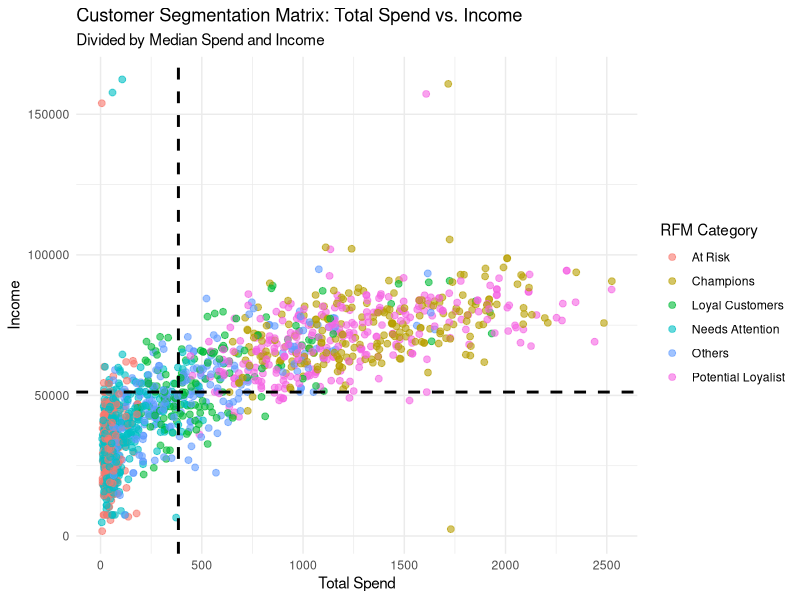
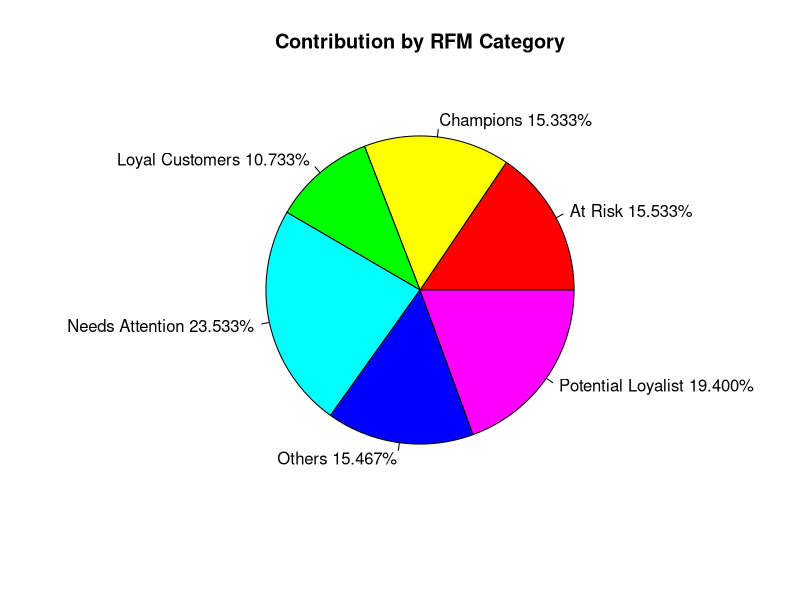
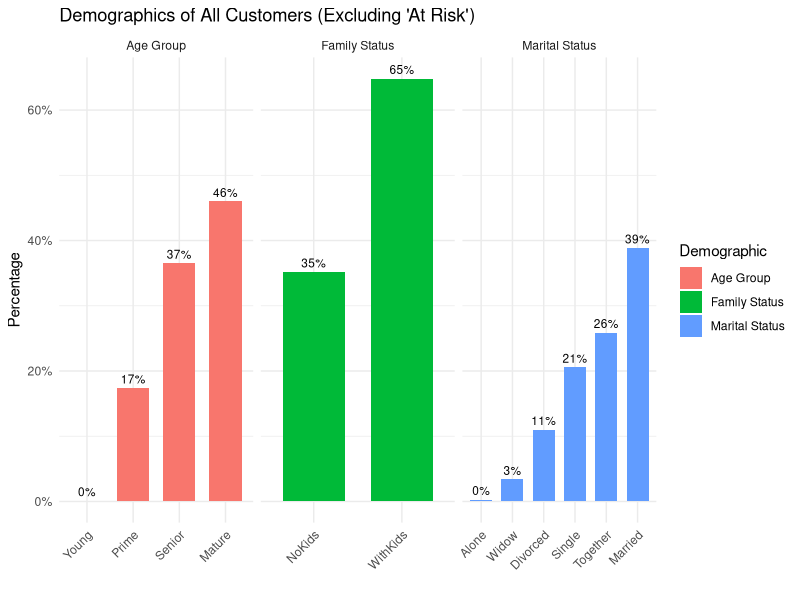
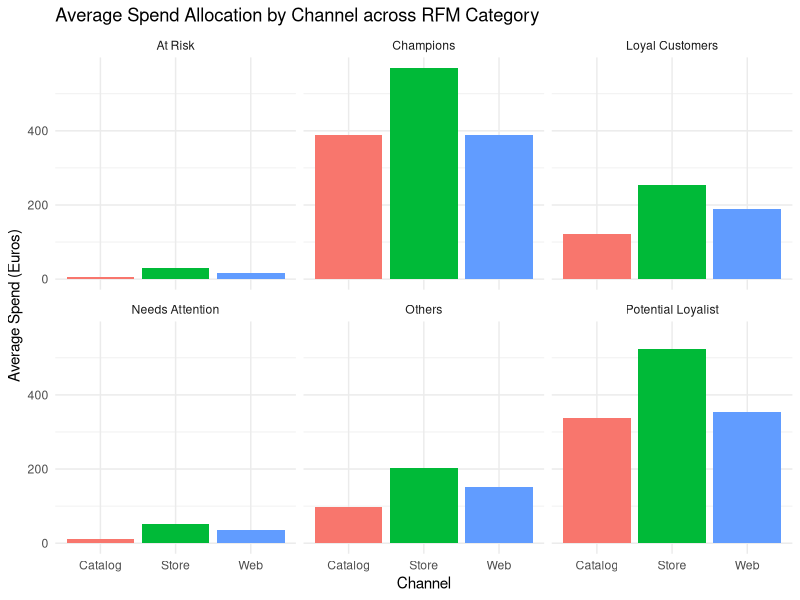
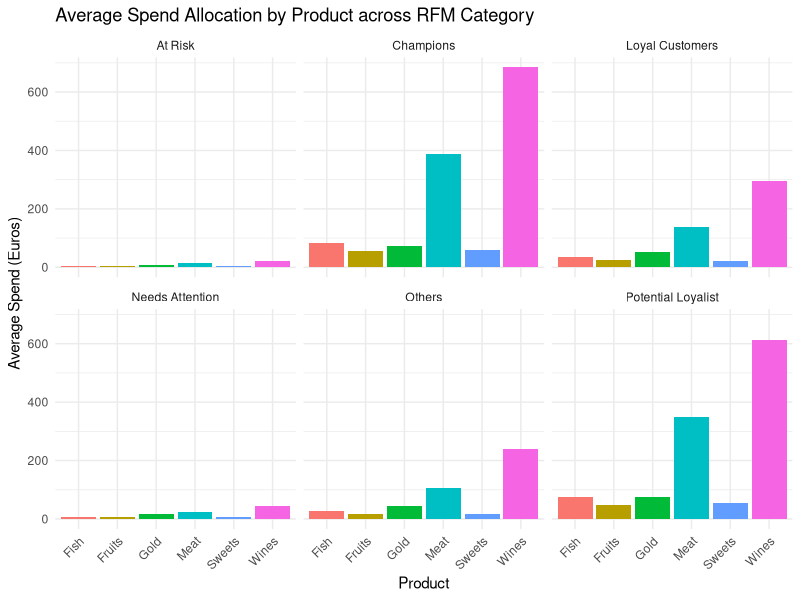
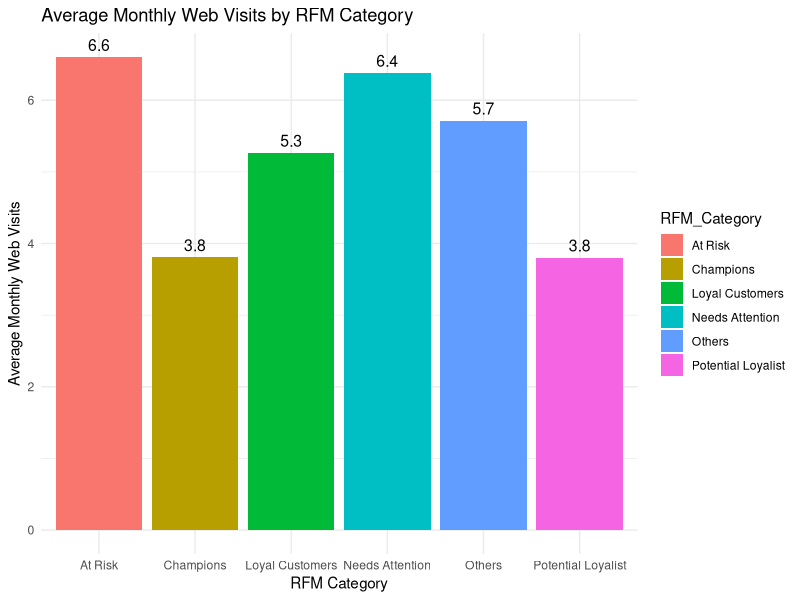
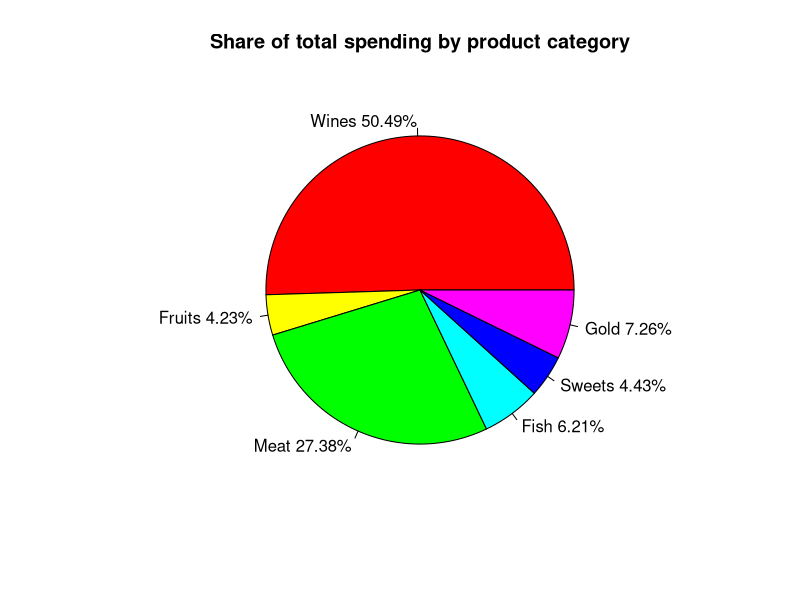
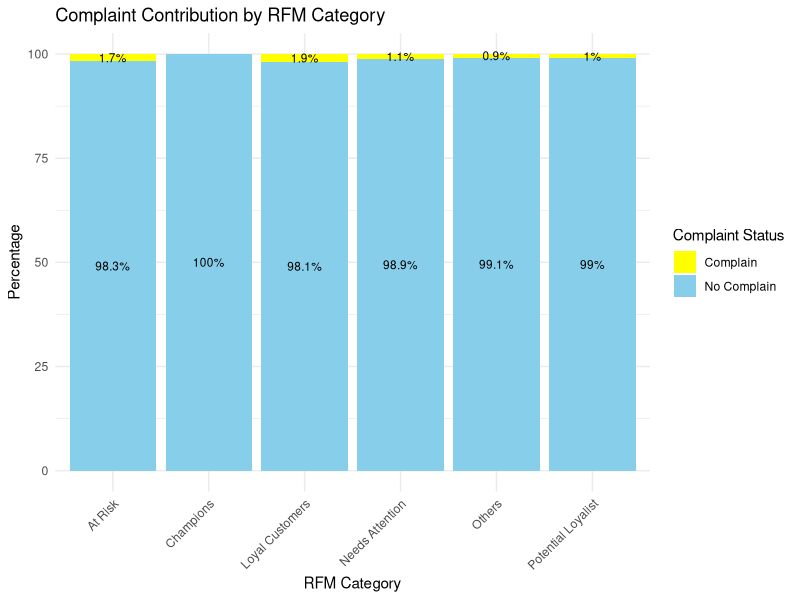

Generate these figures, in order, with R:
## ---- chunk 1
knitr::opts_chunk$set(echo = TRUE)
## ---- chunk 2
# Load the packages
library(tidyverse)
library(scales)
library(corrplot)

#Import data set
supi <- read.csv ("supiforgraphs.csv", header = TRUE, sep = ",")

# Inspect data
str(supi)
head(supi)
summarise(supi)
## ---- chunk 3
# Define thresholds
median_spend <- median(supi$TotalSpend, na.rm = TRUE)
median_income <- median (supi$Income, na.rm = TRUE)

# Create the scatter plot for the 2x2 segmentation matrix
ggplot(supi, aes(x = TotalSpend, y = Income, color = RFM_Category)) +
  geom_point(alpha = 0.6, size = 2) +
  geom_vline(xintercept = median_spend, linetype = "dashed", color = "black", size = 1) +
  geom_hline(yintercept = median_income, linetype = "dashed", color = "black", size = 1) +
  labs(
    title = "Customer Segmentation Matrix: Total Spend vs. Income",
    subtitle = "Divided by Median Spend and Income",
    x = "Total Spend",
    y = "Income",
    color = "RFM Category"
  ) +
  theme_minimal()
## ---- chunk 4
RFM_summary <- supi %>%
  group_by (RFM_Category) %>%
  summarise(
    Count = n(),
    Avg_Age = round(mean(Age, na.rm = TRUE), 1),
    Avg_Income = round(mean(Income, na.rm = TRUE), 0),
    Avg_Spend = round(mean(TotalSpend, na.rm = TRUE), 1)
  ) %>%
  mutate(Percent = round(Count / sum(Count) * 100, 1)) %>%
mutate(RFM_Category = fct_reorder(RFM_Category, Count))

print(RFM_summary)
## ---- chunk 5
library(scales)
# Create slices and labels
slices2 <- RFM_summary$Count
labels2 <- RFM_summary$RFM_Category
pct2 <- slices2 / sum(slices2)
labels2 <- paste0(labels2, " ", percent (pct2))

# Create the pie chart
pie(slices2,
    labels = labels2,
    col = rainbow(length(labels2)),
    main = "Contribution by RFM Category")
## ---- chunk 6
# Create AgeGroup variable
supi <- supi %>%
  mutate (AgeGroup = case_when(
    Age < 30 ~ "Young",
    Age >= 30 & Age <= 45 ~ "Prime",
    Age >= 46 & Age <= 60 ~ "Mature",
    TRUE ~ "Senior"))

# Filter out the "At Risk" and "Others" categories
customers_filtered <- supi %>%
  filter(!RFM_Category %in% c("At Risk", "Others"))

# Summarize the contribution (%) for each demographic attribute
age_summary <- customers_filtered %>%
  group_by(Attribute = AgeGroup) %>%
  summarise(Count = n()) %>%
  mutate(Category = "Age Group",
         Percent = Count / sum(Count) * 100)

has_kids_summary <- customers_filtered %>%
  group_by(Attribute = Has_Kids) %>%
  summarise(Count = n()) %>%
  mutate(Category = "Family Status",
         Percent = Count / sum(Count) * 100)

marital_status_summary <- customers_filtered %>%
  group_by(Attribute = Marital_Status) %>%
  summarise(Count = n()) %>%
  mutate(Category = "Marital Status",
         Percent = Count / sum(Count) * 100)

# Combine the three summary tables into a single data frame
combined_customers_summary <- bind_rows(age_summary, has_kids_summary, marital_status_summary)

# Reorder the attributes for better visualization
combined_customers_summary <- combined_customers_summary %>%
  mutate(Attribute = fct_reorder(Attribute, Percent))

# Create the faceted bar chart for the filtered group
ggplot(combined_customers_summary, aes(x = Attribute, y = Percent, fill = Category)) +
  geom_bar(stat = "identity", width = 0.7) +
  geom_text(aes(label = paste0(round(Percent), "%")), vjust = -0.5, size = 3) +
  facet_wrap(~ Category, scales = "free_x") +
  labs(
    title = "Demographics of All Customers (Excluding 'At Risk')",
    x = "",
    y = "Percentage",
    fill = "Demographic"
  ) +
  theme_minimal() +
  theme(axis.text.x = element_text(angle = 45, hjust = 1)) +
  scale_y_continuous(labels = scales::percent_format(scale = 1))
## ---- chunk 7
library(scales)
# Allocate spend by dsitribution channel
supi_long <- supi %>%
  select(RFM_Category, NumStorePurchases, NumWebPurchases, NumCatalogPurchases, TotalSpend) %>%
  rowwise() %>%
  mutate(TotalPurchases = NumStorePurchases + NumWebPurchases + NumCatalogPurchases,
         Spend_Store   = ifelse(TotalPurchases > 0, TotalSpend * NumStorePurchases / TotalPurchases, 0),
         Spend_Web     = ifelse(TotalPurchases > 0, TotalSpend * NumWebPurchases / TotalPurchases, 0),
         Spend_Catalog = ifelse(TotalPurchases > 0, TotalSpend * NumCatalogPurchases / TotalPurchases, 0)) %>%
  ungroup() %>%
  select(RFM_Category, Spend_Store, Spend_Web, Spend_Catalog) %>%
  pivot_longer(cols = starts_with("Spend"),
               names_to = "Channel",
               values_to = "Spend") %>%
  mutate(Channel = recode(Channel,
                          "Spend_Store" = "Store",
                          "Spend_Web" = "Web",
                          "Spend_Catalog" = "Catalog"))

# Aggregate
channel_spend <- supi_long %>%
  group_by(RFM_Category, Channel) %>%
  summarise(AvgSpend = mean(Spend, na.rm = TRUE),
            .groups = "drop")

# Create plot facet wrap
ggplot(channel_spend, aes(x = Channel, y = AvgSpend, fill = Channel)) +
  geom_col(show.legend = FALSE)+
  facet_wrap(~ RFM_Category) +
  labs(title = "Average Spend Allocation by Channel across RFM Category",
       x = "Channel",
       y = "Average Spend (Euros)") +
  theme_minimal()
## ---- chunk 8
library(scales)
# Allocate spend by product
supi_long_products <- supi %>%
  select(RFM_Category, MntWines, MntFruits, MntMeatProducts, MntFishProducts, MntSweetProducts, MntGoldProds) %>%
  pivot_longer(
    cols = starts_with("Mnt"),
    names_to = "Product",
    values_to = "Spend"
  ) %>%
  mutate(Product = recode(Product,
                          "MntWines" = "Wines",
                          "MntFruits" = "Fruits",
                          "MntMeatProducts" = "Meat",
                          "MntFishProducts" = "Fish",
                          "MntSweetProducts" = "Sweets",
                          "MntGoldProds" = "Gold"))

# Aggregate the average spend for each product by RFM category
product_spend <- supi_long_products %>%
  group_by(RFM_Category, Product) %>%
  summarise(AvgSpend = mean(Spend, na.rm = TRUE),
            .groups = "drop")

# Create plot facet wrap showing the average spend allocation by product
ggplot(product_spend, aes(x = Product, y = AvgSpend, fill = Product)) +
  geom_col(show.legend = FALSE) +
  facet_wrap(~ RFM_Category) +
  labs(
    title = "Average Spend Allocation by Product across RFM Category",
    x = "Product",
    y = "Average Spend (Euros)"
  ) +
  theme_minimal() +
  theme(axis.text.x = element_text(angle = 45, hjust = 1))
## ---- chunk 9
# Calculate the average number of web visits 
web_visits_summary <- supi %>%
  group_by(RFM_Category) %>%
  summarise(Avg_WebVisits = mean(NumWebVisitsMonth, na.rm = TRUE))

# Create bar chart
ggplot(web_visits_summary, aes(x = RFM_Category, y = Avg_WebVisits, fill = RFM_Category)) +
  geom_bar(stat = "identity") +
  geom_text(aes(label = round(Avg_WebVisits, 1)), vjust = -0.5, size = 4) +
  labs(
    title = "Average Monthly Web Visits by RFM Category",
    x = "RFM Category",
    y = "Average Monthly Web Visits"
  ) +
  theme_minimal()
## ---- chunk 10
supi_productcategory <- supi %>%
  select(Wines = MntWines,
         Fruits = MntFruits,
         Meat = MntMeatProducts,
         Fish = MntFishProducts,
         Sweets = MntSweetProducts,
         Gold = MntGoldProds) %>%
  summarise(across(everything(), sum)) %>%
  pivot_longer(cols = everything(), names_to = "Category", values_to = "Total")

# Prepare slices and labels
slices <- supi_productcategory$Total
labels <- supi_productcategory$Category
pct <- slices / sum(slices)
labels <- paste0(labels, " ", percent(pct))

# Create plot pie chart 
pie(slices,
    labels = labels,
    col = rainbow(length(labels)),
    main = "Share of total spending by product category")
## ---- chunk 11
# Summarize the complaint data for all RFM categories
complaint_summary_all <- supi %>%
  group_by(RFM_Category, Complaint = ifelse(Complaint == 1, "Complain", "No Complain")) %>%
  summarise(Count = n(), .groups = "drop_last") %>%
  mutate(Percent = Count / sum(Count) * 100) %>%
  ungroup()

# Print the summary to see the numbers
print(complaint_summary_all)

# Visualize the numbers
ggplot(complaint_summary_all, aes(x = RFM_Category, y = Percent, fill = Complaint)) +
  geom_bar(stat = "identity", position = "stack") +
  geom_text(aes(label = paste0(round(Percent, 1), "%")),
            position = position_stack(vjust = 0.5), size = 3) +
  labs(
    title = "Complaint Contribution by RFM Category",
    x = "RFM Category",
    y = "Percentage",
    fill = "Complaint Status"
  ) +
  scale_fill_manual(values = c("Complain" = "Yellow", "No Complain" = "Skyblue")) +
  theme_minimal() +
  theme(axis.text.x = element_text(angle = 45, hjust = 1))
## ---- chunk 12
# Filter and select the variables for correlation
correlation <- supi %>%
  select(TotalSpend, RFM_Score, Complaint, Income)

# Calculate the correlation matrix
correlation_matrix <- cor(correlation, use = "complete.obs")

# Print the correlation matrix
print("Correlation Matrix:")
print(correlation_matrix)

# Visualize the correlation matrix
library (corrplot)
corrplot(correlation_matrix,
         method = "color",
         type = "upper",  
         addCoef.col = "black",
         tl.col = "black", 
         tl.srt = 45,      
         diag = FALSE)
